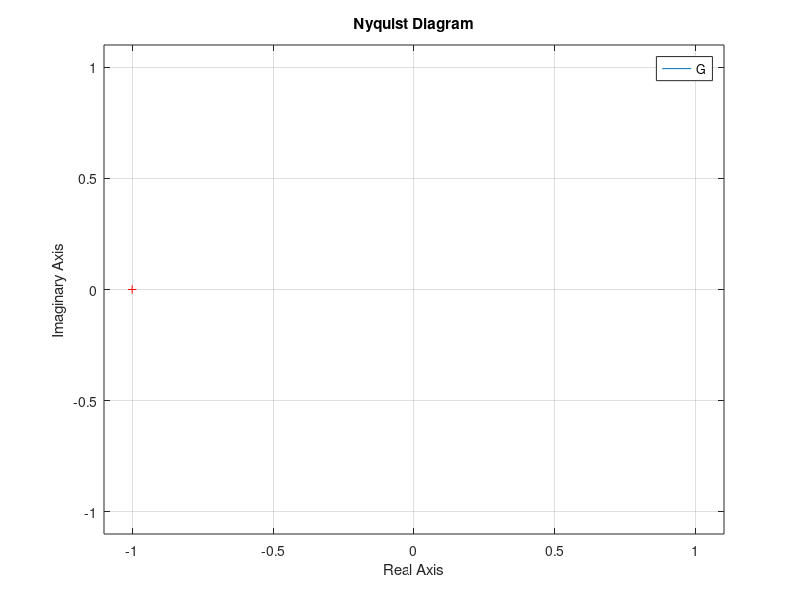

Recreate this plot in MATLAB.
num = input('Enter num coeffs: ');
denom = input('Enter denom coeffs: ');

G = tf(num, denom); 

% disp('Transfer function G is:');
% disp(G);

nyquist(G);
